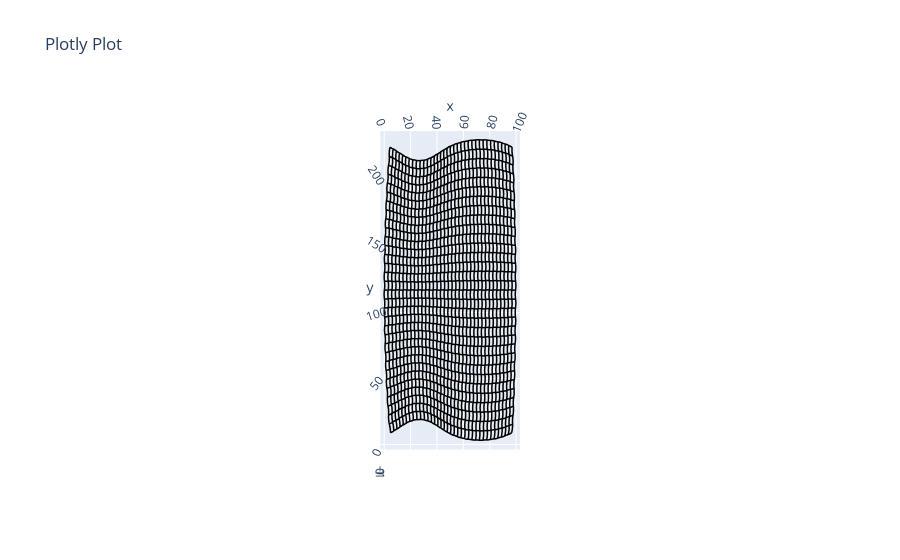

Notebook source saved alongside this figure:
### Code cell
reference_point = [0,0,0]                         # The network will be scaler relative to this point
net.scale_vertices(reference_point, net.l_scalar, account_for_leafs=False) # If you don't provide a scalar, it will use network.l_scalar automatically. Note, that in this particular case, there are no leafs, so the last argument is not necessary.

#  You can plot the scaled network like this
# net.net_plot(color=True, plot_type='scaled')

R, th = net.arc_param()
xyz = net.arc_points() 

net.net_plot(color=True, plot_type='arcs', elables=False)

### Figure 1 — Plotly figure (JSON) as saved in the notebook; plotly's stock layout.template omitted (floating-point values rounded to 4 significant figures; data arrays with more than 128 entries replaced by an {"elided": "..."} marker saying what was removed)
{"data": [{"line": {"color": "black", "width": 3}, "mode": "lines", "type": "scatter3d", "x": {"elided": "25377 float values"}, "y": {"elided": "25377 float values"}, "z": {"elided": "25377 int values"}}], "layout": {"scene": {"aspectmode": "data", "camera": {"center": {"x": 0, "y": 0, "z": 0}, "eye": {"x": 0, "y": 0, "z": 11.55}, "up": {"x": 0, "y": 1, "z": 0}}}, "title": {"text": "Plotly Plot"}}}
